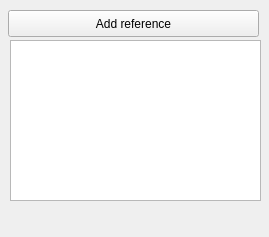
<?xml version="1.0" encoding="UTF-8"?>
<ui version="4.0">
 <class>TaskFemFrictionless</class>
 <widget class="QMainWindow" name="TaskFemFrictionless">
  <property name="geometry">
   <rect>
    <x>0</x>
    <y>0</y>
    <width>269</width>
    <height>237</height>
   </rect>
  </property>
  <property name="windowTitle">
   <string>TaskFemFrictionless</string>
  </property>
  <widget class="QWidget" name="centralWidget">
   <widget class="QPushButton" name="ButtonReference">
    <property name="geometry">
     <rect>
      <x>8</x>
      <y>10</y>
      <width>251</width>
      <height>27</height>
     </rect>
    </property>
    <property name="text">
     <string>Add reference</string>
    </property>
   </widget>
   <widget class="QListWidget" name="listWidget">
    <property name="geometry">
     <rect>
      <x>10</x>
      <y>40</y>
      <width>251</width>
      <height>161</height>
     </rect>
    </property>
   </widget>
  </widget>
 </widget>
 <layoutdefault spacing="6" margin="11"/>
 <resources/>
 <connections/>
</ui>
